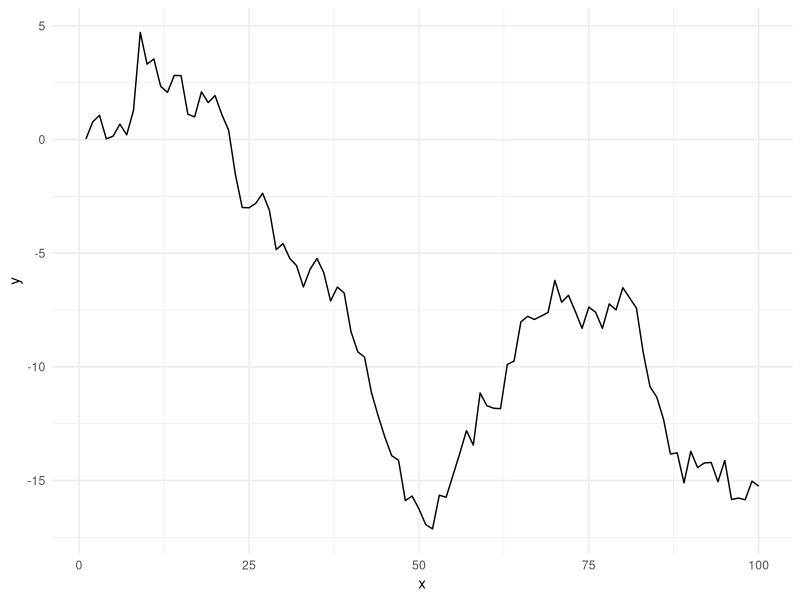

This chart was generated by the following R code:
## ---- chunk 1
#| label: executed-chunk
x <- rnorm(100, mean = 50, sd = 10)
summary(x)
## ---- chunk 2
#| label: fig-demo
#| fig-cap: "A figure rendered from executed R code."
#| message: false
#| code-fold: true
library(tidyverse)

tibble(x = 1:100, y = cumsum(rnorm(100))) |>
  ggplot(aes(x, y)) +
  geom_line() +
  theme_minimal()
## ---- chunk 3
#| label: table-demo
tibble(
  measure = c("Mean", "SD", "Min", "Max"),
  value = c(mean(x), sd(x), min(x), max(x))
)
